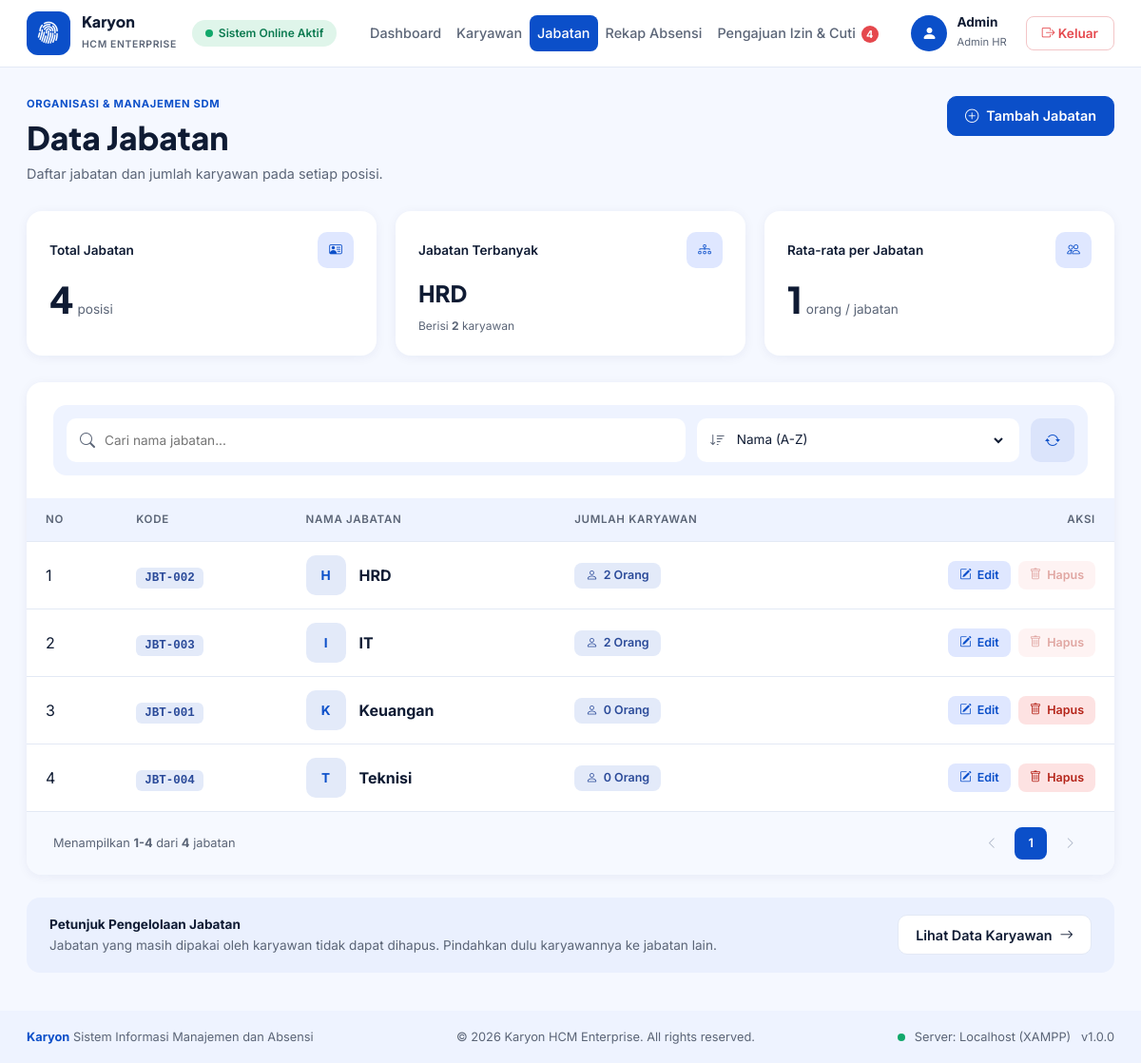
Page /admin/jabatan/index.php (signed in) on the committed database.
### tables this page shows
CREATE TABLE `jabatan` (
  `id` int(11) NOT NULL,
  `kode_jabatan` varchar(20) NOT NULL,
  `nama_jabatan` varchar(50) NOT NULL
);

### admin/jabatan/index.php (the view, shortened to what this page needs)
<?php
require_once '../../auth/cek_session.php';
require_once '../../includes/fungsi.php';
$q = trim($_GET['q'] ?? '');
$urut = $_GET['urut'] ?? 'nama';
$pilihan_urut = [
    'nama'      => ['label' => 'Nama (A-Z)',          'sql' => 'j.nama_jabatan ASC'],
    'terbanyak' => ['label' => 'Karyawan Terbanyak',  'sql' => 'jumlah DESC, j.nama_jabatan ASC'],
    'terbaru'   => ['label' => 'Terbaru Ditambahkan', 'sql' => 'j.id DESC'],
];
$halaman = max(1, (int)($_GET['page'] ?? 1));
$per_halaman = 10;
$total_jabatan  = $conn->query("SELECT COUNT(*) n FROM jabatan")->fetch_assoc()['n'];
$total_karyawan = $conn->query("SELECT COUNT(*) n FROM karyawan")->fetch_assoc()['n'];
$rata_rata = $total_jabatan > 0 ? round($total_karyawan / $total_jabatan, 1) : 0;
$terbesar = $conn->query("
    SELECT j.nama_jabatan, COUNT(k.id) AS n
    FROM jabatan j LEFT JOIN karyawan k ON k.jabatan_id = j.id
    GROUP BY j.id ORDER BY n DESC, j.nama_jabatan ASC LIMIT 1
")->fetch_assoc();
$where = "1=1"; $tipe = ""; $param = [];
$total = query_aman($conn, "SELECT COUNT(*) n FROM jabatan j WHERE $where", $tipe, $param)->fetch_assoc()['n'];
$total_halaman = max(1, (int)ceil($total / $per_halaman));
$halaman = min($halaman, $total_halaman);
$offset = ($halaman - 1) * $per_halaman;
$order = $pilihan_urut[$urut]['sql'];
$rows = query_aman($conn, "
    SELECT j.*, COUNT(k.id) AS jumlah
    FROM jabatan j LEFT JOIN karyawan k ON k.jabatan_id = j.id
    WHERE $where
    GROUP BY j.id
    ORDER BY $order
    LIMIT $per_halaman OFFSET $offset", $tipe, $param)->fetch_all(MYSQLI_ASSOC);
include '../../includes/header.php';
?>
<div class="k-head">
  <div>
    <div class="k-eyebrow">Organisasi &amp; Manajemen SDM</div>
    <h1 class="k-title">Data Jabatan</h1>
    <p class="k-lead">Daftar jabatan dan jumlah karyawan pada setiap posisi.</p>
  </div>
  <a href="tambah.php" class="k-btn-biru"><i class="bi bi-plus-circle"></i> Tambah Jabatan</a>
</div>
<div class="k-stats" style="grid-template-columns:repeat(3,1fr)">
  <div class="k-stat">
    <div class="k-stat-top">Total Jabatan <span class="k-stat-ico"><i class="bi bi-person-vcard"></i></span></div>
    <div class="k-stat-body"><div><span class="k-angka"><?= $total_jabatan ?></span><span class="k-satuan">posisi</span></div></div>
  </div>
  <div class="k-stat">
    <div class="k-stat-top">Jabatan Terbanyak <span class="k-stat-ico"><i class="bi bi-diagram-3"></i></span></div>
    <div class="k-stat-body"><div><span class="k-angka kecil"><?= h($terbesar && $terbesar['n'] > 0 ? $terbesar['nama_jabatan'] : '-') ?></span></div></div>
    <div class="k-sub">Berisi <b><?= $terbesar['n'] ?? 0 ?></b> karyawan</div>
  </div>
  <div class="k-stat">
    <div class="k-stat-top">Rata-rata per Jabatan <span class="k-stat-ico"><i class="bi bi-people"></i></span></div>
    <div class="k-stat-body"><div><span class="k-angka"><?= $rata_rata ?></span><span class="k-satuan">orang / jabatan</span></div></div>
  </div>
</div>
<div class="k-panel">
  <form method="GET" id="form-filter" class="k-filterbar" style="margin-top:24px">
    <label class="k-tool" style="flex:2"><i class="bi bi-search"></i>
      <input type="text" id="input-cari" name="q" value="<?= h($q) ?>" placeholder="Cari nama jabatan...">
    </label>
    <label class="k-tool"><i class="bi bi-sort-down"></i>
      <select name="urut" data-auto>
        <?php foreach ($pilihan_urut as $kunci => $p): ?>
          <option value="<?= $kunci ?>" <?= $urut === $kunci ? 'selected' : '' ?>><?= $p['label'] ?></option>
        <?php endforeach; ?>
      </select>
    </label>
    <a href="index.php" class="k-btn-reset" title="Reset"><i class="bi bi-arrow-repeat"></i></a>
  </form>
  <div class="k-table-wrap">
    <table class="k-table">
      <thead>
        <tr><th>No</th><th>Kode</th><th>Nama Jabatan</th><th>Jumlah Karyawan</th><th style="text-align:right">Aksi</th></tr>
      </thead>
      <tbody>
        <?php if (count($rows) > 0): ?>
          <?php foreach ($rows as $i => $r): ?>
            <tr>
              <td><?= $offset + $i + 1 ?></td>
              <td><span class="k-nip"><?= h($r['kode_jabatan']) ?></span></td>
              <td>
                <div class="k-orang">
                  <span class="k-avatar-s kotak"><?= h(strtoupper(substr($r['nama_jabatan'], 0, 1))) ?></span>
                  <b><?= h($r['nama_jabatan']) ?></b>
                </div>
              </td>
              <td><span class="k-count"><i class="bi bi-person"></i> <?= $r['jumlah'] ?> Orang</span></td>
              <td>
                <div class="k-aksi">
                  <a href="edit.php?id=<?= $r['id'] ?>" class="k-btn-edit"><i class="bi bi-pencil-square"></i> Edit</a>
                  <form action="hapus.php" method="POST" class="d-inline form-hapus">
                    <button type="submit" class="k-btn-hapus" <?= $r['jumlah'] > 0 ? 'disabled title="Masih dipakai karyawan"' : '' ?>>
                      <i class="bi bi-trash"></i> Hapus
                    </button>
                  </form>
                </div>
              </td>
            </tr>
          <?php endforeach; ?>
        <?php else: ?>
          <tr><td colspan="5" class="text-center text-muted py-4">Tidak ada data jabatan.</td></tr>
        <?php endif; ?>
      </tbody>
    </table>
  </div>
  <div class="k-panel-foot">
    <span>Menampilkan <b><?= $total > 0 ? $offset + 1 : 0 ?>-<?= min($offset + $per_halaman, $total) ?></b> dari <b><?= $total ?></b> jabatan</span>
  </div>
</div>
<div class="k-info">
  <div>
    <b>Petunjuk Pengelolaan Jabatan</b>
    <p>Jabatan yang masih dipakai oleh karyawan tidak dapat dihapus. Pindahkan dulu karyawannya ke jabatan lain.</p>
  </div>
  <a href="../karyawan/index.php" class="k-btn-putih">Lihat Data Karyawan <i class="bi bi-arrow-right"></i></a>
</div>
<?php include '../../includes/footer.php'; ?>

### rows in the picture
jabatan: i "1", kode_jabatan "JBT-002", nama_jabatan "H", nama_jabatan "HRD", jumlah "2"
jabatan: i "2", kode_jabatan "JBT-003", nama_jabatan "I", nama_jabatan "IT", jumlah "2"
jabatan: i "3", kode_jabatan "JBT-001", nama_jabatan "K", nama_jabatan "Keuangan", jumlah "0"
jabatan: i "4", kode_jabatan "JBT-004", nama_jabatan "T", nama_jabatan "Teknisi", jumlah "0"

### other values in the picture
$jml_menunggu "4"
$nama_tampil "Admin"
$total_jabatan "4"
$terbesar && $terbesar['n'] > 0 ? $terbesar['nama_jabatan'] : '-' "HRD"
$terbesar['n'] "2"
$rata_rata "1"
$offset + 1 "1"
min($offset + $per_halaman, $total) "4"
$total "4"
form field urut "Nama (A-Z)"
